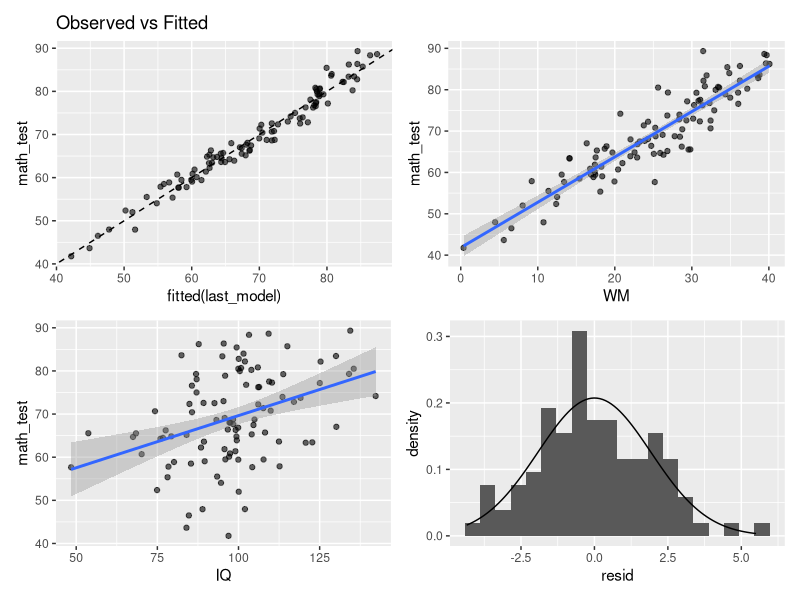
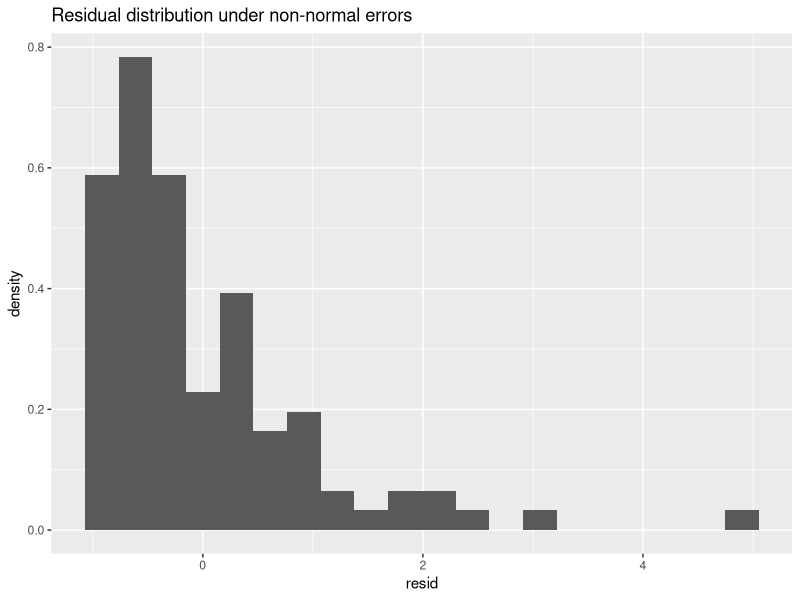
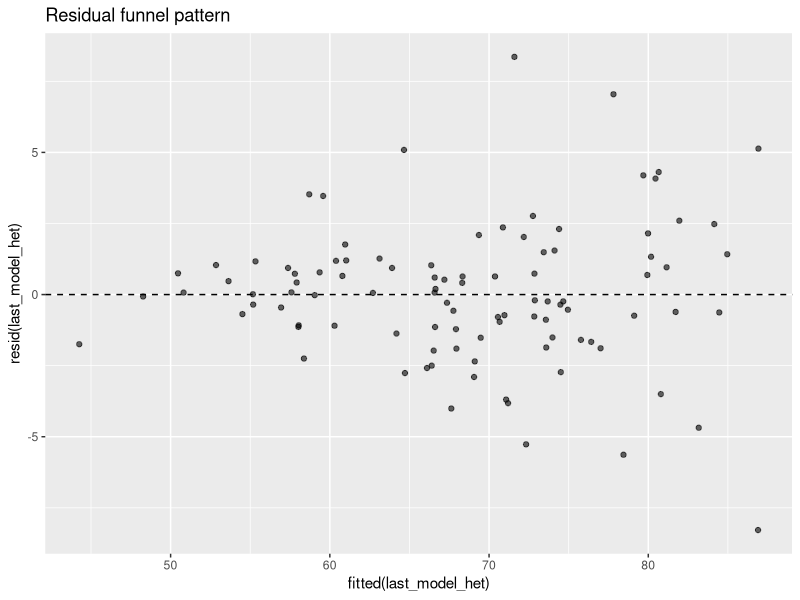
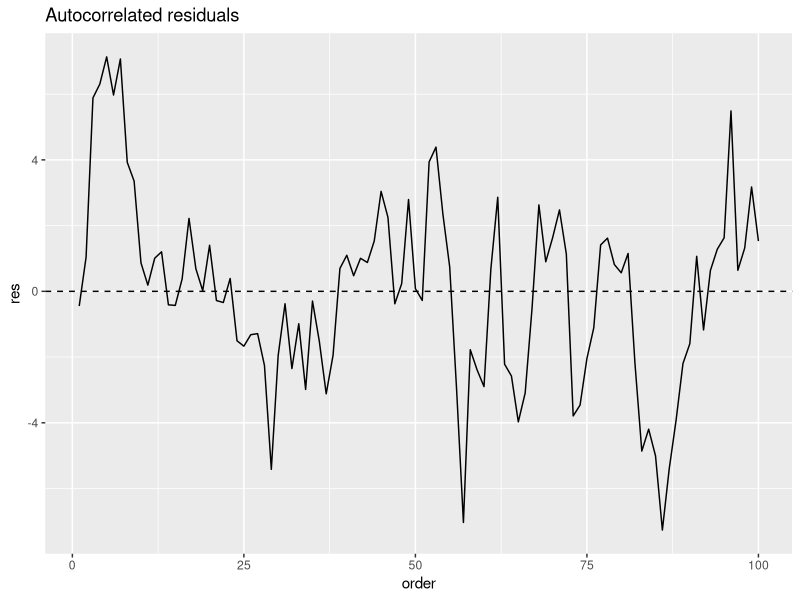
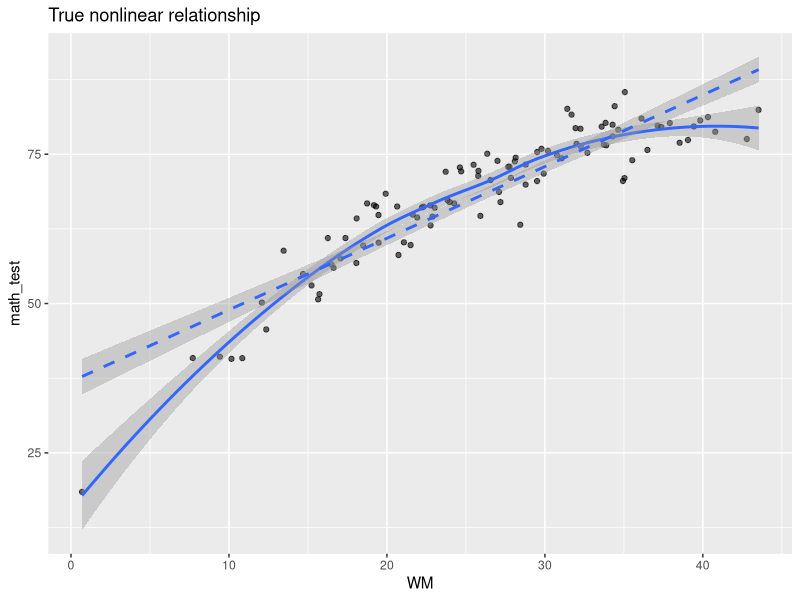

Generate these figures, in order, with R:
## ---- chunk 1
knitr::opts_chunk$set(
  echo = FALSE,
  message = FALSE,
  warning = FALSE,
  fig.align = "center"
)
## ---- chunk 2
library(ggplot2)
library(dplyr)
library(tidyr)
library(knitr)
library(patchwork)
## ---- chunk 3
set.seed(1334)

n <- 100
num_iterations <- 3000

true_intercept <- 22
true_beta_IQ <- 0.2
true_beta_WM <- 1.1
## ---- chunk 4

coefficients_WM <- numeric(num_iterations)
coefficients_IQ <- numeric(num_iterations)
intercepts <- numeric(num_iterations)
standard_errors_WM <- numeric(num_iterations)
standard_errors_IQ <- numeric(num_iterations)
residual_standard_errors <- numeric(num_iterations)
r_squared <- numeric(num_iterations)
p_values_WM <- numeric(num_iterations)
p_values_IQ <- numeric(num_iterations)
for (i in 1:num_iterations) {

  IQ <- rnorm(n,100,15)
  WM <- rnorm(n,26,8)
  error <- rnorm(n,0,2)

  math_test <- true_intercept + true_beta_IQ*IQ + true_beta_WM*WM + error

  data <- data.frame(
    id = 1:n,
    math_test = math_test,
    IQ = IQ,
    WM = WM
  )

  model <- lm(math_test ~ WM + IQ , data = data)

  coefficients_WM[i] <- coef(model)["WM"]
  coefficients_IQ[i] <- coef(model)["IQ"]
  intercepts[i] <- coef(model)[1]
  standard_errors_WM[i] <- summary(model)$coefficients["WM","Std. Error"]
  standard_errors_IQ[i] <- summary(model)$coefficients["IQ","Std. Error"]
  residual_standard_errors[i] <- summary(model)$sigma
  r_squared[i] <- summary(model)$r.squared
  p_values_WM[i] <- summary(model)$coefficients["WM","Pr(>|t|)"]
  p_values_IQ[i] <- summary(model)$coefficients["IQ","Pr(>|t|)"]

  if(i==num_iterations){
    last_data <- data
    last_model <- model
  }
}

parameter_list_perfect <- c(
mean(coefficients_WM),
mean(coefficients_IQ),
mean(intercepts),
mean(standard_errors_WM),
mean(standard_errors_IQ),
mean(residual_standard_errors),
mean(r_squared)
)
## ---- chunk 5

p1 <- ggplot(last_data, aes(x = fitted(last_model), y = math_test)) +
geom_point(alpha=.6)+
geom_abline(slope=1,intercept=0,linetype="dashed")+
labs(title="Observed vs Fitted")

p2 <- ggplot(last_data, aes(x=WM,y=math_test))+
geom_point(alpha=.6)+
geom_smooth(method="lm")

p3 <- ggplot(last_data, aes(x=IQ,y=math_test))+
geom_point(alpha=.6)+
geom_smooth(method="lm")

res_df <- data.frame(resid=resid(last_model))

p4 <- ggplot(res_df,aes(x=resid))+
geom_histogram(aes(y=after_stat(density)),bins=20)+
stat_function(fun=dnorm,args=list(mean=mean(res_df$resid),sd=sd(res_df$resid)))

(p1|p2)/(p3|p4)
## ---- chunk 6

coeff_WM_norm <- numeric(num_iterations)
coeff_IQ_norm <- numeric(num_iterations)
intercepts_norm <- numeric(num_iterations)
se_WM_norm <- numeric(num_iterations)
se_IQ_norm <- numeric(num_iterations)
p_WM_norm <- numeric(num_iterations)
p_IQ_norm <- numeric(num_iterations)
rse_norm <- numeric(num_iterations)
r2_norm <- numeric(num_iterations)

for(i in 1:num_iterations){

  IQ <- rnorm(n,100,15)
  WM <- rnorm(n,26,8)

  error <- rexp(n,1)-1

  math_test <- true_intercept + true_beta_IQ*IQ + true_beta_WM*WM + error

  data_norm <- data.frame(math_test,IQ,WM)

  model_norm <- lm(math_test ~ WM + IQ, data = data_norm)

  coeff_WM_norm[i] <- coef(model_norm)["WM"]
  coeff_IQ_norm[i] <- coef(model_norm)["IQ"]
  intercepts_norm[i] <- coef(model_norm)[1]
  se_WM_norm[i] <- summary(model_norm)$coefficients["WM","Std. Error"]
  se_IQ_norm[i] <- summary(model_norm)$coefficients["IQ","Std. Error"]
  p_WM_norm[i] <- summary(model_norm)$coefficients["WM","Pr(>|t|)"]
  p_IQ_norm[i] <- summary(model_norm)$coefficients["IQ","Pr(>|t|)"]
  rse_norm[i] <- summary(model_norm)$sigma
  r2_norm[i] <- summary(model_norm)$r.squared

  if(i==num_iterations){
    last_data_norm <- data_norm
    last_model_norm <- model_norm
  }
}
## ---- chunk 7

res_norm <- data.frame(resid=resid(last_model_norm))

ggplot(res_norm,aes(x=resid))+
geom_histogram(aes(y=after_stat(density)),bins=20)+
labs(title="Residual distribution under non-normal errors")

## ---- chunk 8

coeff_WM_het <- numeric(num_iterations)
coeff_IQ_het <- numeric(num_iterations)
intercepts_het <- numeric(num_iterations)
se_WM_het <- numeric(num_iterations)
se_IQ_het <- numeric(num_iterations)
p_WM_het <- numeric(num_iterations)
p_IQ_het <- numeric(num_iterations)
rse_het <- numeric(num_iterations)
r2_het <- numeric(num_iterations)

for(i in 1:num_iterations){

  IQ <- rnorm(n,100,15)
  WM <- rnorm(n,26,8)

  error_sd <- 0.4 + 0.08*WM
  error <- rnorm(n,0,error_sd)

  math_test <- true_intercept + true_beta_IQ*IQ + true_beta_WM*WM + error

  data_het <- data.frame(math_test,IQ,WM)

  model_het <- lm(math_test ~ WM + IQ, data = data_het)

  coeff_WM_het[i] <- coef(model_het)["WM"]
  coeff_IQ_het[i] <- coef(model_het)["IQ"]
  intercepts_het[i] <- coef(model_het)[1]
  se_WM_het[i] <- summary(model_het)$coefficients["WM","Std. Error"]
  se_IQ_het[i] <- summary(model_het)$coefficients["IQ","Std. Error"]
  p_WM_het[i] <- summary(model_het)$coefficients["WM","Pr(>|t|)"]
  p_IQ_het[i] <- summary(model_het)$coefficients["IQ","Pr(>|t|)"]
  rse_het[i] <- summary(model_het)$sigma
  r2_het[i] <- summary(model_het)$r.squared

  if(i==num_iterations){
    last_data_het <- data_het
    last_model_het <- model_het
  }
}

## ---- chunk 9

ggplot(last_data_het,aes(x=fitted(last_model_het),y=resid(last_model_het)))+
geom_point(alpha=.6)+
geom_hline(yintercept=0,linetype="dashed")+
labs(title="Residual funnel pattern")

## ---- chunk 10

coeff_WM_auto <- numeric(num_iterations)
coeff_IQ_auto <- numeric(num_iterations)
intercepts_auto <- numeric(num_iterations)
se_WM_auto <- numeric(num_iterations)
se_IQ_auto <- numeric(num_iterations)
p_WM_auto <- numeric(num_iterations)
p_IQ_auto <- numeric(num_iterations)
rse_auto <- numeric(num_iterations)
r2_auto <- numeric(num_iterations)

for(i in 1:num_iterations){

  IQ <- rnorm(n,100,15)
  WM <- rnorm(n,26,8)

  u <- rnorm(n,0,2)
  error <- numeric(n)

  error[1] <- u[1]

  for(j in 2:n){
    error[j] <- 0.65*error[j-1] + u[j]
  }

  math_test <- true_intercept + true_beta_IQ*IQ + true_beta_WM*WM + error

  data_auto <- data.frame(math_test,IQ,WM)

  model_auto <- lm(math_test ~ WM + IQ, data = data_auto)

  coeff_WM_auto[i] <- coef(model_auto)["WM"]
  coeff_IQ_auto[i] <- coef(model_auto)["IQ"]
  intercepts_auto[i] <- coef(model_auto)[1]
  se_WM_auto[i] <- summary(model_auto)$coefficients["WM","Std. Error"]
  se_IQ_auto[i] <- summary(model_auto)$coefficients["IQ","Std. Error"]
  p_WM_auto[i] <- summary(model_auto)$coefficients["WM","Pr(>|t|)"]
  p_IQ_auto[i] <- summary(model_auto)$coefficients["IQ","Pr(>|t|)"]
  rse_auto[i] <- summary(model_auto)$sigma
  r2_auto[i] <- summary(model_auto)$r.squared

  if(i==num_iterations){
    last_model_auto <- model_auto
  }
}
## ---- chunk 11

res_auto <- data.frame(
order=1:n,
res=resid(last_model_auto)
)

ggplot(res_auto,aes(x=order,y=res))+
geom_line()+
geom_hline(yintercept=0,linetype="dashed")+
labs(title="Autocorrelated residuals")

## ---- chunk 12

coeff_WM_nonlin <- numeric(num_iterations)
coeff_IQ_nonlin <- numeric(num_iterations)
intercepts_nonlin <- numeric(num_iterations)
se_WM_nonlin <- numeric(num_iterations)
se_IQ_nonlin <- numeric(num_iterations)
p_WM_nonlin <- numeric(num_iterations)
p_IQ_nonlin <- numeric(num_iterations)
rse_nonlin <- numeric(num_iterations)
r2_nonlin <- numeric(num_iterations)

for(i in 1:num_iterations){

  IQ <- rnorm(n,100,15)
  WM <- rnorm(n,26,8)

  error <- rnorm(n,0,2)

  math_test <- true_intercept +
    true_beta_IQ*IQ +
    true_beta_WM*WM -
    0.03*(WM-26)^2 +
    error

  data_nonlin <- data.frame(math_test,IQ,WM)

  model_nonlin <- lm(math_test ~ WM + IQ, data = data_nonlin)

  coeff_WM_nonlin[i] <- coef(model_nonlin)["WM"]
  coeff_IQ_nonlin[i] <- coef(model_nonlin)["IQ"]
  intercepts_nonlin[i] <- coef(model_nonlin)[1]
  se_WM_nonlin[i] <- summary(model_nonlin)$coefficients["WM","Std. Error"]
  se_IQ_nonlin[i] <- summary(model_nonlin)$coefficients["IQ","Std. Error"]
  p_WM_nonlin[i] <- summary(model_nonlin)$coefficients["WM","Pr(>|t|)"]
  p_IQ_nonlin[i] <- summary(model_nonlin)$coefficients["IQ","Pr(>|t|)"]
  rse_nonlin[i] <- summary(model_nonlin)$sigma
  r2_nonlin[i] <- summary(model_nonlin)$r.squared

  if(i==num_iterations){
    last_data_nonlin <- data_nonlin
  }
}

## ---- chunk 13

ggplot(last_data_nonlin,aes(x=WM,y=math_test))+
geom_point(alpha=.6)+
geom_smooth()+
geom_smooth(method="lm",linetype="dashed")+
labs(title="True nonlinear relationship")

## ---- chunk 14
comparison_table <- data.frame(
  Scenario = c("Perfect Model",
               "Non-normal Errors",
               "Heteroscedastic Errors",
               "Autocorrelated Errors",
               "Nonlinear Relationship"),

  Intercept = c(
    mean(intercepts),
    mean(intercepts_norm),
    mean(intercepts_het),
    mean(intercepts_auto),
    mean(intercepts_nonlin)
  ),

  WM_Coefficient = c(
    mean(coefficients_WM),
    mean(coeff_WM_norm),
    mean(coeff_WM_het),
    mean(coeff_WM_auto),
    mean(coeff_WM_nonlin)
  ),

  IQ_Coefficient = c(
    mean(coefficients_IQ),
    mean(coeff_IQ_norm),
    mean(coeff_IQ_het),
    mean(coeff_IQ_auto),
    mean(coeff_IQ_nonlin)
  ),

  WM_SE = c(
    mean(standard_errors_WM),
    mean(se_WM_norm),
    mean(se_WM_het),
    mean(se_WM_auto),
    mean(se_WM_nonlin)
  ),

  IQ_SE = c(
    mean(standard_errors_IQ),
    mean(se_IQ_norm),
    mean(se_IQ_het),
    mean(se_IQ_auto),
    mean(se_IQ_nonlin)
  ),

  WM_pvalue = c(
    mean(p_values_WM),
    mean(p_WM_norm),
    mean(p_WM_het),
    mean(p_WM_auto),
    mean(p_WM_nonlin)
  ),

  IQ_pvalue = c(
    mean(p_values_IQ),
    mean(p_IQ_norm),
    mean(p_IQ_het),
    mean(p_IQ_auto),
    mean(p_IQ_nonlin)
  ),

  Residual_SE = c(
    mean(residual_standard_errors),
    mean(rse_norm),
    mean(rse_het),
    mean(rse_auto),
    mean(rse_nonlin)
  ),

  R_squared = c(
    mean(r_squared),
    mean(r2_norm),
    mean(r2_het),
    mean(r2_auto),
    mean(r2_nonlin)
  )
)

comparison_table[-1] <- round(comparison_table[-1], 3)

kable(
  comparison_table,
  caption = "Average acquired parameters across simulation scenarios"
)
